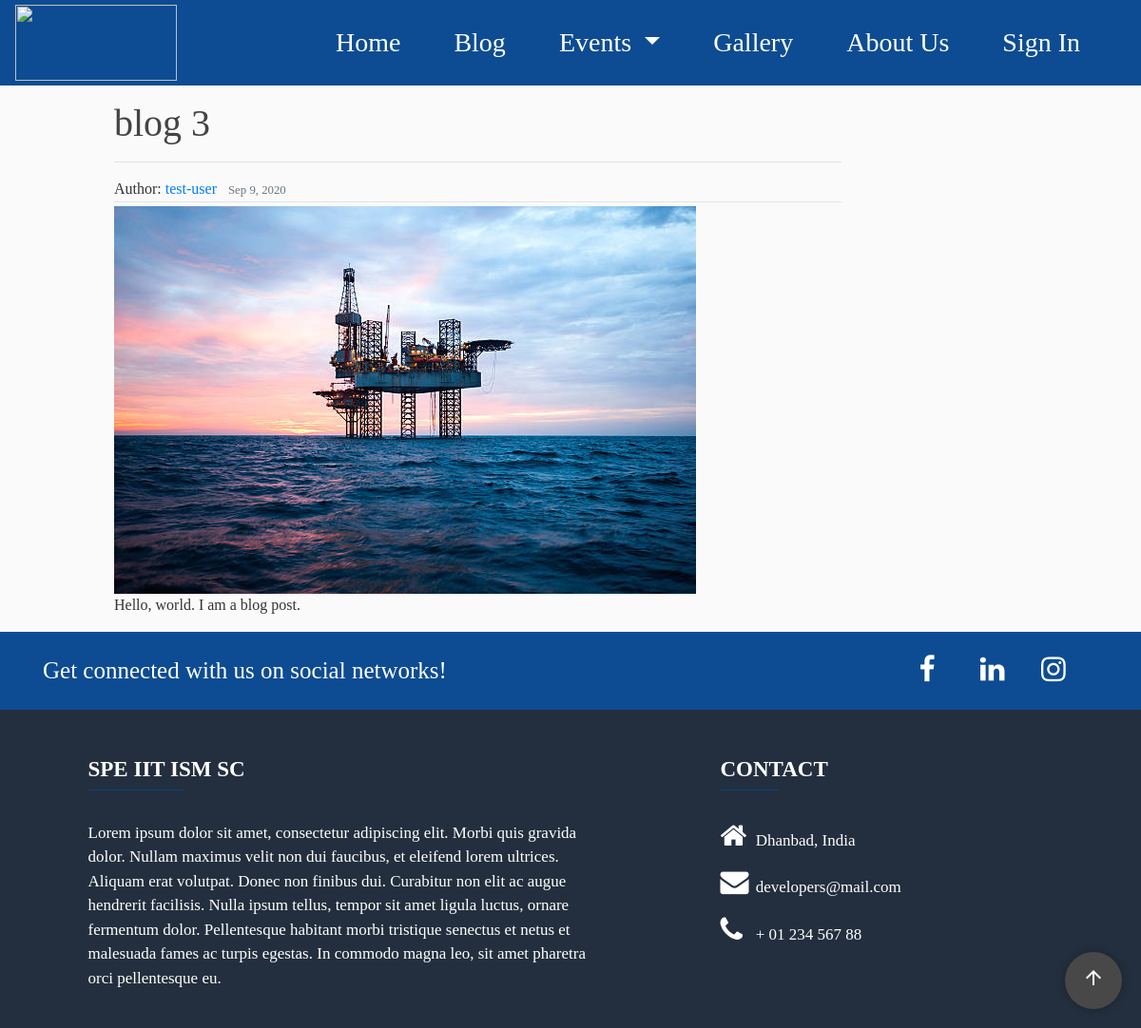
The page /Blogs/post/6/ on the database its author committed.
### blog/models.py (models this page shows, shortened)
class Post(models.Model):
    title = models.CharField(max_length=100)
    content = models.TextField()
    date_posted = models.DateTimeField(default=timezone.now)
    author = models.ForeignKey(User, on_delete=models.CASCADE)
    image = models.ImageField(upload_to='blog_images')

### blog/views.py (the view)
# urls.py: path('post/<int:pk>/', PostDetailView.as_view(), name='post-detail'),
class PostDetailView(DetailView):
    model = Post

### blog/templates/blog/post_detail.html (shortened to what this page needs)
{% extends "pages/base.html" %}
{%load static%}
{% block content-blog %}
<link rel="stylesheet" type="text/css" href="{% static 'blog/blog-main.css' %}">
{% endblock %}
{% block content%}
    <div class="col-md-9" style="padding-left: 10%;">
    <div class="media-body">
    <h1 class="article-title">{{ object.title }}</h2>
    <hr>
    <div class="article-metadata">
        Author:
        <a class="mr-2" href="{% url 'user-posts' object.author.username %}">{{ object.author }}</a>
        <small class="text-muted">{{ object.date_posted|date:"M j, Y"}}</small>
    </div>
    <img style="width: 80%;"src ="{{ object.image.url }}">
    <p class="article-content">{{ object.content }}</p>
    </div>
    </div>
{%endblock content%}

### pages/static/pages/body.css (style rules this page uses)
body { font-family: calibri; box-sizing: border-box; }

### blog/static/blog/blog-main.css (style rules this page uses)
body { background: #fafafa; color: #333333; }
.article-title { color: #444444; }
.article-content { white-space: pre-line; }
.article-metadata { padding-bottom: 1px; margin-bottom: 4px; border-bottom: 1px solid #e3e3e3 }

### rows shown on the page
Post: title "blog 3", author "test-user", date_posted "Sep 9, 2020", image (picture), content "Hello, world. I am a blog post."
